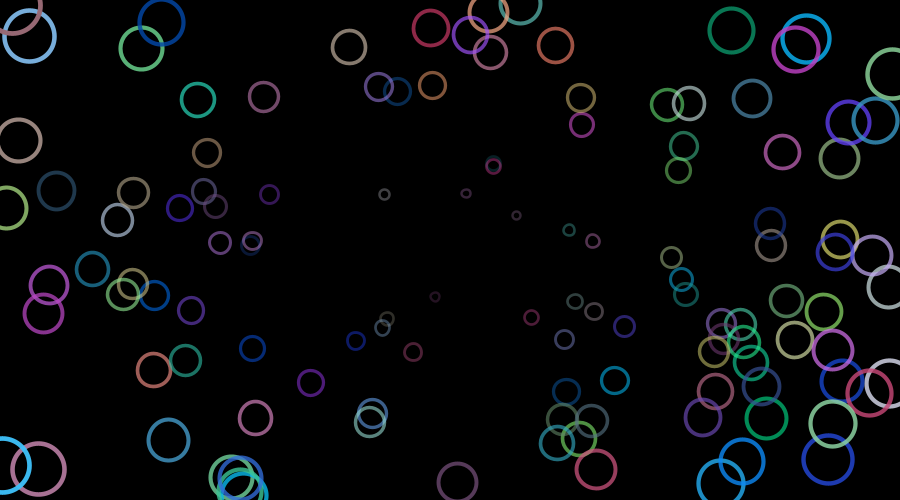
Frame 1 (no input)
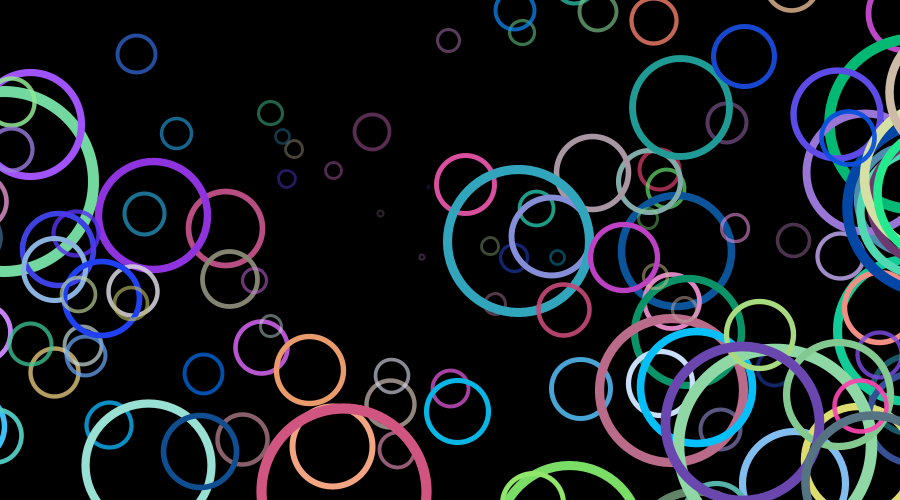
Frame 60 (the mouse pressed at the canvas centre just before this capture)
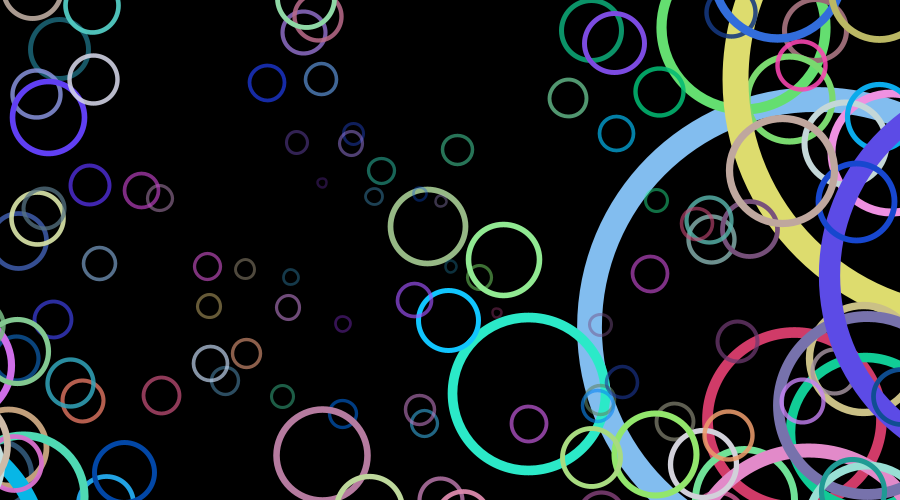
Frame 120 (the mouse held since frame 60 and released just before this capture)

The Processing sketch that drew these frames (run headless with seeded random() and noise(); from frame 60 on, the mouse is pressed at the canvas centre):

// Processing sketch: processing_1234
// ── processing_1234.pde

int bubbleCount=120;
float bubbleSpeed = 4;
float bubbleAcceleration = 1.025;
float bubbleSizeFactor = 10;
float swashFactor = 0.35;  //From 0.0 to 1.0
float xGlobalArg,yGlobalArg;
float[]xArg = new float[bubbleCount];
float[]yArg = new float[bubbleCount];
float[]xPos = new float[bubbleCount];
float[]yPos = new float[bubbleCount];
float[]xSpeed = new float[bubbleCount];
float[]ySpeed = new float[bubbleCount];
float[]xySpeed = new float[bubbleCount];
float[]bSize = new float[bubbleCount];
float[]bWeight = new float[bubbleCount];
float[]bTransparency = new float[bubbleCount];
color[]bColor = new color[bubbleCount];

void setup(){
  size(900,500);

  for(int i=0;i<bubbleCount;i++){
    xSpeed[i]=random(-bubbleSpeed,bubbleSpeed);
    ySpeed[i]=random(-bubbleSpeed,bubbleSpeed);  
    xPos[i]=xSpeed[i]*(width/2)/bubbleSpeed;
    yPos[i]=ySpeed[i]*(height/2)/bubbleSpeed;
    bColor[i] = color(random(0,250),random(50,235),random(100,255));
    xArg[i]=random(0,100);
    yArg[i]=random(0,100);
  }
  xGlobalArg=random(0,100);
  yGlobalArg=random(0,100);
  smooth();
  frameRate(30);  
}

void draw(){
  background(0);
  translate(width/2,height/2);

  for(int i=0;i<bubbleCount;i++){
    float j = noise(xArg[i])-0.5;
    float k = noise(yArg[i])-0.5;
    float l = noise(xGlobalArg)-0.5;
    float m = noise(yGlobalArg)-0.5;
    xPos[i]+=xSpeed[i]+j*bSize[i]*swashFactor+l*bubbleSizeFactor*6*swashFactor;
    yPos[i]+=ySpeed[i]+k*bSize[i]*swashFactor+m*bubbleSizeFactor*6*swashFactor;

    xSpeed[i]*=bubbleAcceleration;
    ySpeed[i]*=bubbleAcceleration;
    xySpeed[i] = sqrt(pow(xSpeed[i],2)+pow(ySpeed[i],2));
    bSize[i] = bubbleSizeFactor*xySpeed[i];
    bWeight[i]=2+bSize[i]/20;
    bTransparency[i]=map(bSize[i],0,bubbleSizeFactor*sqrt(2*bubbleSpeed*bubbleSpeed),40,255);

    noFill();
    strokeWeight(bWeight[i]);
    stroke(bColor[i]);
    if(bTransparency[i]<255)
      stroke(bColor[i],bTransparency[i]);
    ellipse(xPos[i],yPos[i],bSize[i],bSize[i]);  

    if(xPos[i]>(width+bSize[i])/2 || xPos[i]<-(width+bSize[i])/2||
      yPos[i]>(height+bSize[i])/2 || yPos[i]<-(height+bSize[i])/2){
      xSpeed[i]=random(-bubbleSpeed,bubbleSpeed);
      ySpeed[i]=random(-bubbleSpeed,bubbleSpeed);  
      xPos[i]=xSpeed[i]*(width/2)/bubbleSpeed;
      yPos[i]=ySpeed[i]*(height/2)/bubbleSpeed;
      xArg[i]=random(0,100);
      yArg[i]=random(0,100);
    }
    xArg[i]+=0.05;
    yArg[i]+= 0.05;
    xGlobalArg+=0.00005;
    yGlobalArg+=0.00005;
  }
}
